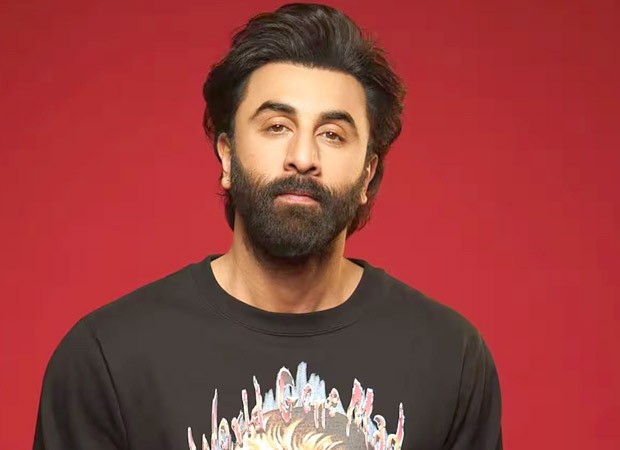
#> input picture Computer_Vision/Images/Ranbir.jpg, 620 x 450 px, found by its file name
$ jupyter execute Notebook_3.ipynb
#> lines starting #> are read from the running program, lines starting #| are printed output that depends on the picture
**Image Scaling, Rotating using OpenCV**

[cell 1]
import cv2
import numpy as np

[cell 2]
org_img = cv2.imread(r"D:\Computer-Vision\Computer_Vision\Images\Ranbir.jpg")
#> org_img is the input picture: shape (450, 620, 3); mean B, G, R 61.8, 63.7, 151.7
re_img = cv2.resize(org_img,(500,500))
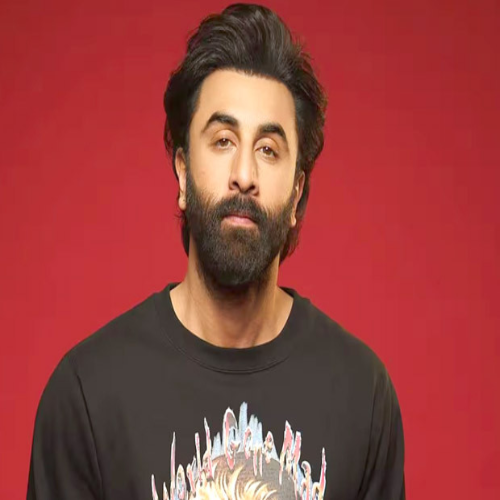
#> re_img: shape (500, 500, 3); mean B, G, R 61.7, 63.7, 151.7
cv2.imshow("Orignal_Img",org_img)
cv2.imshow("Resize_Img",re_img)
cv2.waitKey(0)
cv2.destroyAllWindows()

[cell 3]
org_img = cv2.imread(r"D:\Computer-Vision\Computer_Vision\Images\Ranbir.jpg")
re_img = cv2.resize(org_img,(500,500))
w,h = re_img.shape[0],re_img.shape[1]
#> w = 500; h = 500
w,h

m = cv2.getRotationMatrix2D(center=(w/2,h/2),angle=90,scale=1)
m

new_img = cv2.warpAffine(src=re_img,M=m,dsize=(w,h))
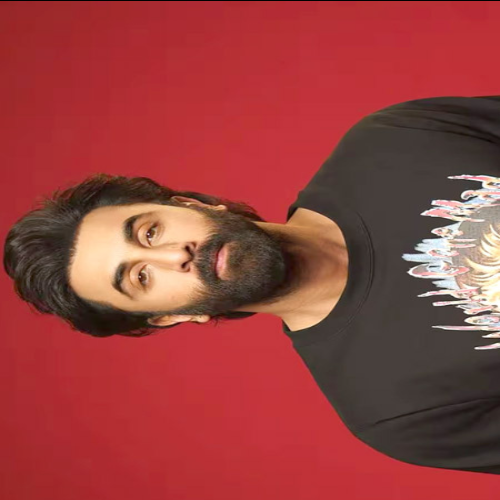
#> new_img: shape (500, 500, 3); mean B, G, R 61.6, 63.6, 151.3

h = np.hstack((re_img,new_img))
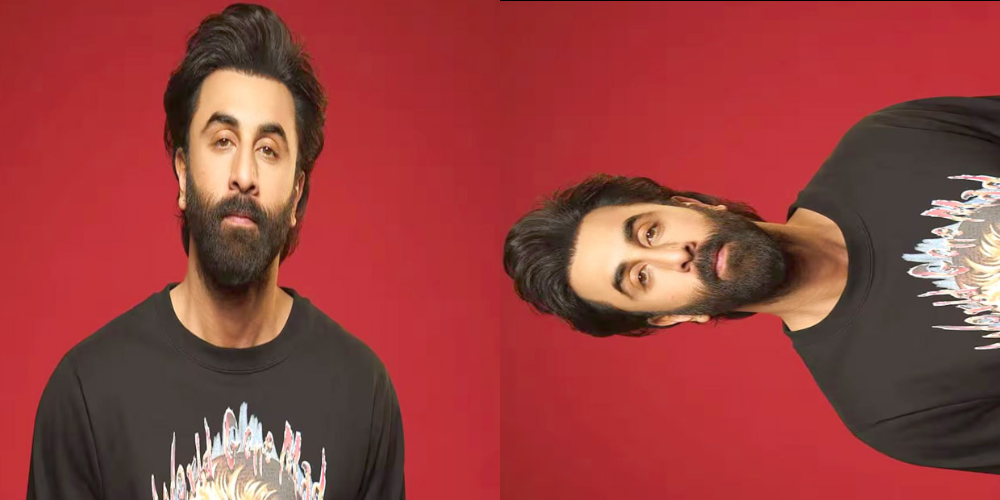
#> h: shape (500, 1000, 3); mean B, G, R 61.6, 63.6, 151.5

cv2.imshow("Rotate_Window",h)
cv2.waitKey(8000)
cv2.destroyAllWindows()

$ run again, with Computer_Vision/Images/Animal.jpg copied over Computer_Vision/Images/Ranbir.jpg
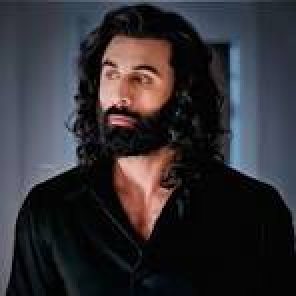
#> input picture Computer_Vision/Images/Animal.jpg, 148 x 148 px, found by its file name (shown 2 times larger)
#> org_img is the input picture: shape (148, 148, 3); mean B, G, R 51.8, 47, 49.3
#> `new_img = cv2.warpAffine(src=re_img,M=m,dsize=(w,h))`:
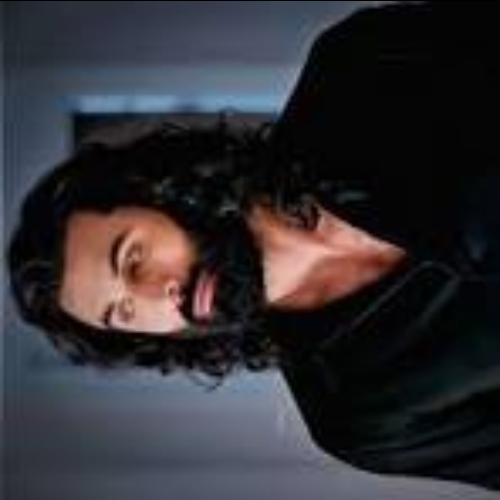
#> new_img: shape (500, 500, 3); mean B, G, R 51.5, 46.7, 49
#> `h = np.hstack((re_img,new_img))`:
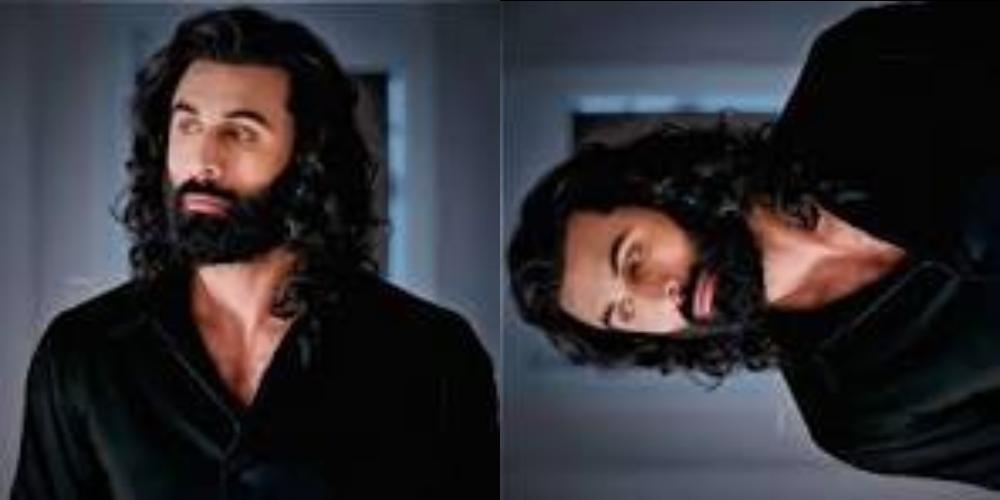
#> h: shape (500, 1000, 3); mean B, G, R 51.6, 46.8, 49.1
